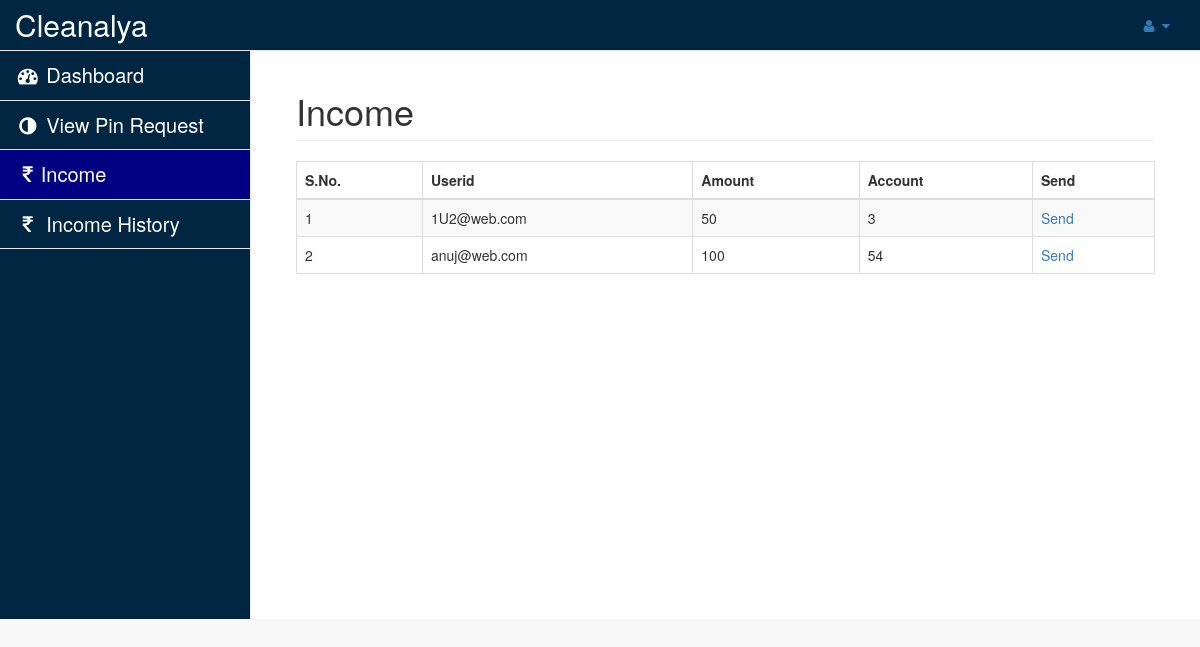
The app's page /admin/income.php (signed in), older data.
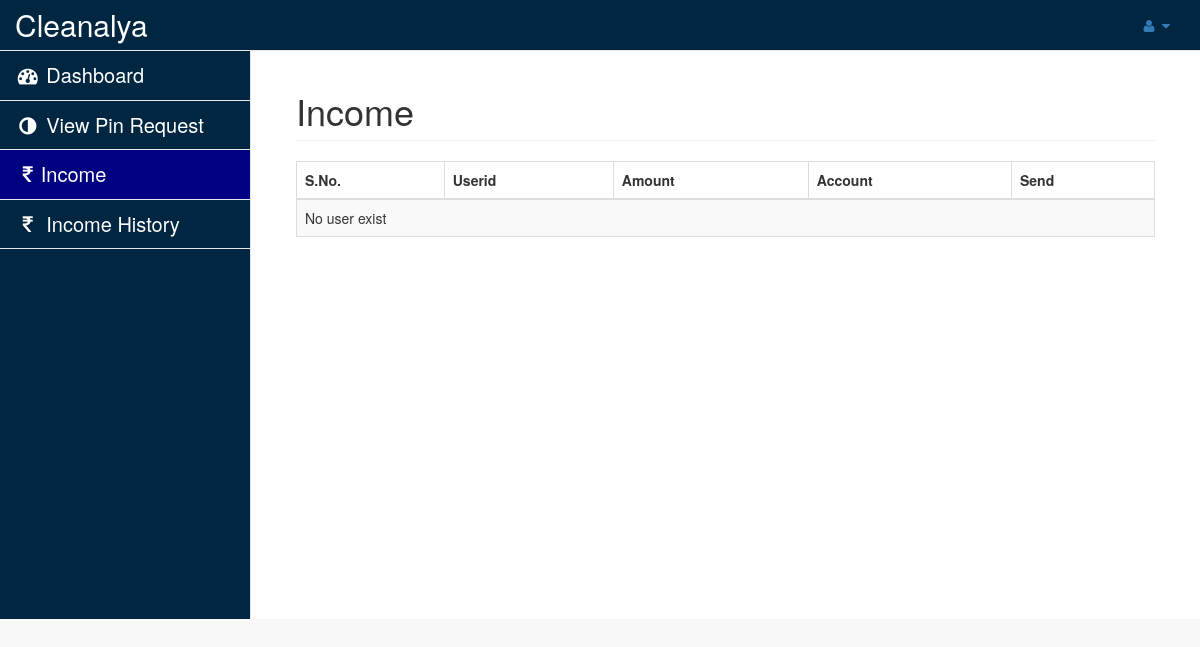
The same page, newer data.
### tables this page shows
CREATE TABLE `income` (
  `id` int(11) NOT NULL,
  `userid` varchar(50) DEFAULT NULL,
  `current_bal` int(11) NOT NULL,
  `total_bal` int(11) DEFAULT 0
);

CREATE TABLE `user` (
  `id` int(11) NOT NULL,
  `name` varchar(100) NOT NULL,
  `email` varchar(50) NOT NULL,
  `password` varchar(30) NOT NULL,
  `mobile` varchar(12) NOT NULL,
  `address` text NOT NULL,
  `account` varchar(20) NOT NULL,
  `under_userid` varchar(50) NOT NULL,
  `amount` int(11) NOT NULL,
  `side` enum('first','second','third','fourth','fifth','sixth','seventh','eighth','ninth','tenth') NOT NULL
);

### admin/income.php (the view, shortened to what this page needs)
<?php
require('php-includes/connect.php');
?>
<!DOCTYPE html>
<html lang="en">
<head>
    <link href="vendor/bootstrap/css/bootstrap.min.css" rel="stylesheet">
    <link href="vendor/metisMenu/metisMenu.min.css" rel="stylesheet">
    <link href="dist/css/sb-admin-2.css" rel="stylesheet">
    <link href="vendor/font-awesome/css/font-awesome.min.css" rel="stylesheet" type="text/css">
</head>
<body>
    <div id="wrapper" style="background-color: #002642">
        <?php include('php-includes/menu.php'); ?>
        <div id="page-wrapper">
            <div class="container-fluid">
                <div class="row">
                    <div class="col-lg-12">
                        <h1 class="page-header">Income</h1>
                    </div>
                </div>
                <div class="row">
                	<div class="col-lg-12">
                    	<div class="table-responsive">
                        	<table class="table table-bordered table-striped">
                            	<thead>
                                	<tr>
                                    	<th>S.No.</th>
                                        <th>Userid</th>
                                        <th>Amount</th>
                                        <th>Account</th>
                                        <th>Send</th>
                                    </tr>
                                </thead>
                                <tbody>
								<?php
                                	$query = mysqli_query($con,"select * from income where current_bal>0");
									if(mysqli_num_rows($query)>0){
										$i=1;
										while($row=mysqli_fetch_array($query)){
											$userid = $row['userid'];
											$amount = $row['total_bal'];
											$query_user = mysqli_query($con,"select * from user where email='$userid'");
											$result = mysqli_fetch_array($query_user);
											$account = $result['account'];
										?>
                                        	<tr>
                                            	<td><?php echo $i; ?></td>
                                                <td><?php echo $userid; ?></td>
                                                <td><?php echo $row['current_bal']; ?></td>
                                                <td><?php echo $account; ?></td>
                                                <td><a href="income.php?<?php echo 'userid='.$userid.'&amount='.$amount ?>">Send</a></td>
                                            </tr>
                                        <?php
											$i++;
										}
									}
									else{
									?>
                                    	<tr>
                                        	<td colspan="5">No user exist</td>
                                        </tr>
                                    <?php
									}
                                ?>
                                </tbody>
                            </table>
                        </div>
                    </div>
                </div>
            </div>
        </div>
    </div>
</body>
</html>

### admin/php-includes/menu.php (shortened to what this page needs)
<div id="wrapper" style="background-color: #002642; ">
<nav class="navbar navbar-default navbar-static-top" role="navigation" style="margin-bottom: 0 ; background-color: #002642">
            <div class="navbar-header">
                <a class="navbar-brand" href="home.php" style="font-size:30px; color:#fff ">Cleanalya</a>
            </div>
            <ul class="nav navbar-top-links navbar-right">
                <li class="dropdown">
                    <a class="dropdown-toggle" data-toggle="dropdown" href="#">
                        <i class="fa fa-user fa-fw"></i> <i class="fa fa-caret-down"></i>
                    </a>
                </li>
            </ul>
            <div class="navbar-default sidebar" role="navigation" style="background-color: #002642">
                <div class="sidebar-nav navbar-collapse">
                    <ul class="nav" id="side-menu">
                        <li>
                            <a href="home.php" style="font-size:20px; color:#fff" >
                            <i class="fa fa-dashboard fa-fw" style="font-size:20px; "></i> Dashboard</a>
                        </li>
                        <li>
                            <a href="view-pin-request.php" style="font-size:20px ;color:#fff" >
                            <i class="fa fa-adjust fa-fw" style="font-size:20px" ></i> View Pin Request</a>
                        </li>
                        <li>
                            <a href="income.php"  style="font-size:20px ;color:#fff">
                            <i  class="fa fa-rupee fa-fw" style="font-size:20px" ></i>Income</a>
                        </li>
                        <li>
                            <a href="income-history.php"  style="font-size:20px ;color:#fff">
                            <i  class="fa fa-rupee fa-fw" style="font-size:20px" ></i> Income History</a>
                        </li>
                    </ul>
                </div>
            </div>
        </nav>
        </div>

### admin/php-includes/menu.php (style rules this page uses)
.sidebar ul li a.active { background-color: #000080; }

Row changes from the older to the newer data that the page shows:
removed income: userid "1U2@web.com", current_bal "50", user.account "3"
removed income: userid "anuj@web.com", current_bal "100", user.account "54"
Text that changed along with them:
text now shown: "No user exist"
